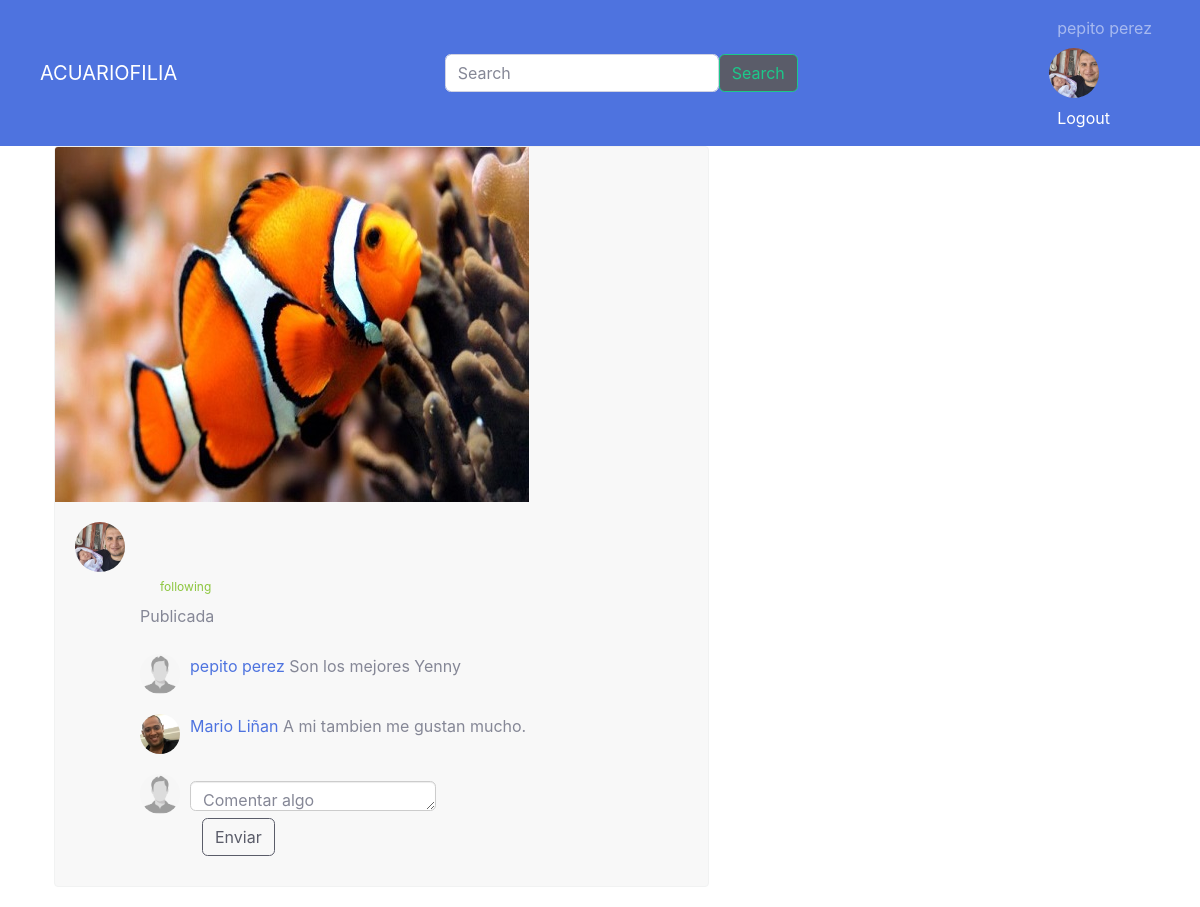
The app's page /postdetail?codigo=14 (signed in) with its own data.
### tables this page shows
CREATE TABLE User (UserId INTEGER PRIMARY KEY AUTOINCREMENT UNIQUE NOT NULL, name VARCHAR (20) NOT NULL, lastName VARCHAR (20) NOT NULL, email VARCHAR (30) UNIQUE NOT NULL, password VARCHAR (200) NOT NULL, birthay DATE NOT NULL, gender CHAR (15) NOT NULL, role INTEGER (1) NOT NULL, CreationDate DATETIME NOT NULL, ProfilePicURL VARCHAR (20), country CHAR (30), phone INTEGER, about CHAR (150));

CREATE TABLE Post (PostId INTEGER PRIMARY KEY AUTOINCREMENT UNIQUE NOT NULL, PhotoURL CHAR (100) NOT NULL, Title VARCHAR (30) NOT NULL, creationDate DATE NOT NULL, UserId INTEGER REFERENCES User (UserId) NOT NULL, Postviews INTEGER (30));

CREATE TABLE Comments (CommentId INTEGER PRIMARY KEY AUTOINCREMENT NOT NULL, Content VARCHAR NOT NULL, PostId INTEGER REFERENCES Post (PostId) NOT NULL, UserId INTEGER REFERENCES User (UserId) NOT NULL, CreationDate DATETIME NOT NULL);

### main.py (the view)
@app.route('/postdetail')
def postdetail():
    idp = request.args.get('codigo')
    sql = f'SELECT * FROM Post , User WHERE User.UserId=Post.UserId AND Post.PostId = {idp}'
    db = get_db()
    cursorObj = db.cursor()
    cursorObj.execute(sql)
    postsel = cursorObj.fetchall()
    sql = f'SELECT * from Comments, User WHERE User.UserId=Comments.UserId AND Comments.PostId = {idp}'
    db = get_db()
    cursorObj = db.cursor()
    cursorObj.execute(sql)
    comPost = cursorObj.fetchall()
    return render_template("postdetail.html", postsel=postsel,comPost=comPost)

### db.py (called while the page is built)
def get_db():
    try:
        if 'db' not in g:
            print('Connection OK')
            g.db = sqlite3.connect('database.db')
        return g.db
    except Error:
        print(Error)

### templates/postdetail.html (shortened to what this page needs)
<!DOCTYPE html>
<html lang="es">
    <head>
        <link href="../static/css/post_style.css" rel="stylesheet">
        <link href="../static/css/sb-admin-2.min.css" rel="stylesheet">
    </head>
            <nav class="navbar navbar-expand-lg navbar-dark bg-primary">
                <div class="container-fluid">
                    <a class="navbar-brand" href="{{'feed'}}">ACUARIOFILIA</a>
                    <form class="d-flex" form action="{{url_for('search')}}" method="post" enctype="multipart/form-data">
                        <input class="form-control me-2" type="search" name="palabra" placeholder="Search" aria-label="Search">
                        <button class="btn btn-outline-success bg-primary bg-dark" type="submit">Search</button>
                    </form>
                    <div class="" id="">
                        <div class="">
                            {% if 'id' in session %}
                                <span class="navbar-text p-2 bd-highlight"> {{ session['fullname'] }} </span>
                                <div class="av-user-icon">
                                    <img src="../static/images/perfil/{% print(postsel[0][15]) %}" alt="user" class="fotoperfil-md-left">
                                </div>
                                <span class="navbar-text p-2 bd-highlight"> <a href="{{'logout'}}">Logout</a> </span>
                            {% else %}
                                <span class="navbar-text p-2 bd-highlight"> <a href="{{'login'}}">Login</a> </span>
                            {% endif %}
                        </div>
                    </div>
                </div>
            </nav>
        <div class="container  bootstrap snippets bootdey">
            <div class="fila">
                <div class="colunam-md-12">
                    <div class="post-content ">
                        <img src="../static/images/post/{% print(postsel[0][1]) %}" class="img-fluid" alt=" image">
                            <div class="post-container">
                                <img src="../static/images/perfil/{% print(postsel[0][15]) %}" alt="user" class="fotoperfil-md-left">
                                <div class="post-detail">
                                    <div class="user-info">
                                        <h5><a href="{{url_for('perfil', codigo = postsel[0][4]) }}" class="profile-link">{% print(postsel[7]) %}</a> <span class="following">following</span></h5>
                                        <p class="text-muted">Publicada {% print(postsel[3]) %}</p>
                                    </div>
                                    {% for com in comPost %}
                                        <div class="post-comment">
                                            <img src="../static/images/perfil/{% print(com[14]) %}" alt="" class="profile-photo-sm">
                                            <p><a href="{{url_for('perfil', codigo = com[3]) }}" class="profile-link">{% print(com[6]) %} {% print(com[7]) %}</a> {% print(com[1]) %} </p>
                                        </div>
                                    {% endfor %}
                                    <div class="post-comment">
                                        <img src="../static/images/perfil/{% print(session['foto']) %}" alt="" class="profile-photo-sm">
                                        <form class="flex" form action="{{url_for('addcomm', codigo = postsel[0][0])}}" method="post" enctype="multipart/form-data">
                                            <textarea class="form-control form-control-user" name="comentario" id="comentario" placeholder="Comentar algo"></textarea>
                                            <div class="col">
                                                <button class="btn btn-outline-dark" type="submit">Enviar</button>
                                            </div>
                                        </form>
                                    </div>
                                </div>
                            </div>
                        </div>
                    </div>
                </div>
            </div>
    </body>
</html>

### static/css/post_style.css (style rules this page uses)
.post-content { background: #f8f8f8; border-radius: 4px; width: 60%; border: 1px solid #f1f2f2; margin-bottom: 20px; overflow: hidden; position: relative; }
.post-content .post-container { padding: 20px; }
.post-content .post-container .post-detail { margin-left: 65px; position: relative; }
.post-content .post-container .post-detail .post-comment { display: inline-flex; margin: 10px auto; width: 100%; }
.post-content .post-container .post-detail .post-comment img.profile-photo-sm { margin-right: 10px; }
.post-content .post-container .post-detail .post-comment .form-control { height: 30px; border: 1px solid #ccc; box-shadow: inset 0 1px 1px rgba(0,0,0,.075); margin: 7px 0; min-width: 0; }
img.fotoperfil-md-left { height: 50px; width: 50px; border-radius: 50%; }
img.profile-photo-sm { height: 40px; width: 40px; border-radius: 50%; }
.following { color: #8dc63f; font-size: 12px; margin-left: 20px; }

### records on screen
User: ProfilePicURL (picture)
Post: PhotoURL (picture)
Comments: ProfilePicURL (picture), Content "Son los mejores Yenny"
User: name "pepito", lastName "perez"
Comments: ProfilePicURL (picture), Content "A mi tambien me gustan mucho."
User: name "Mario", lastName "Liñan"

### other values on screen
{{ session['fullname'] }} "pepito perez"
